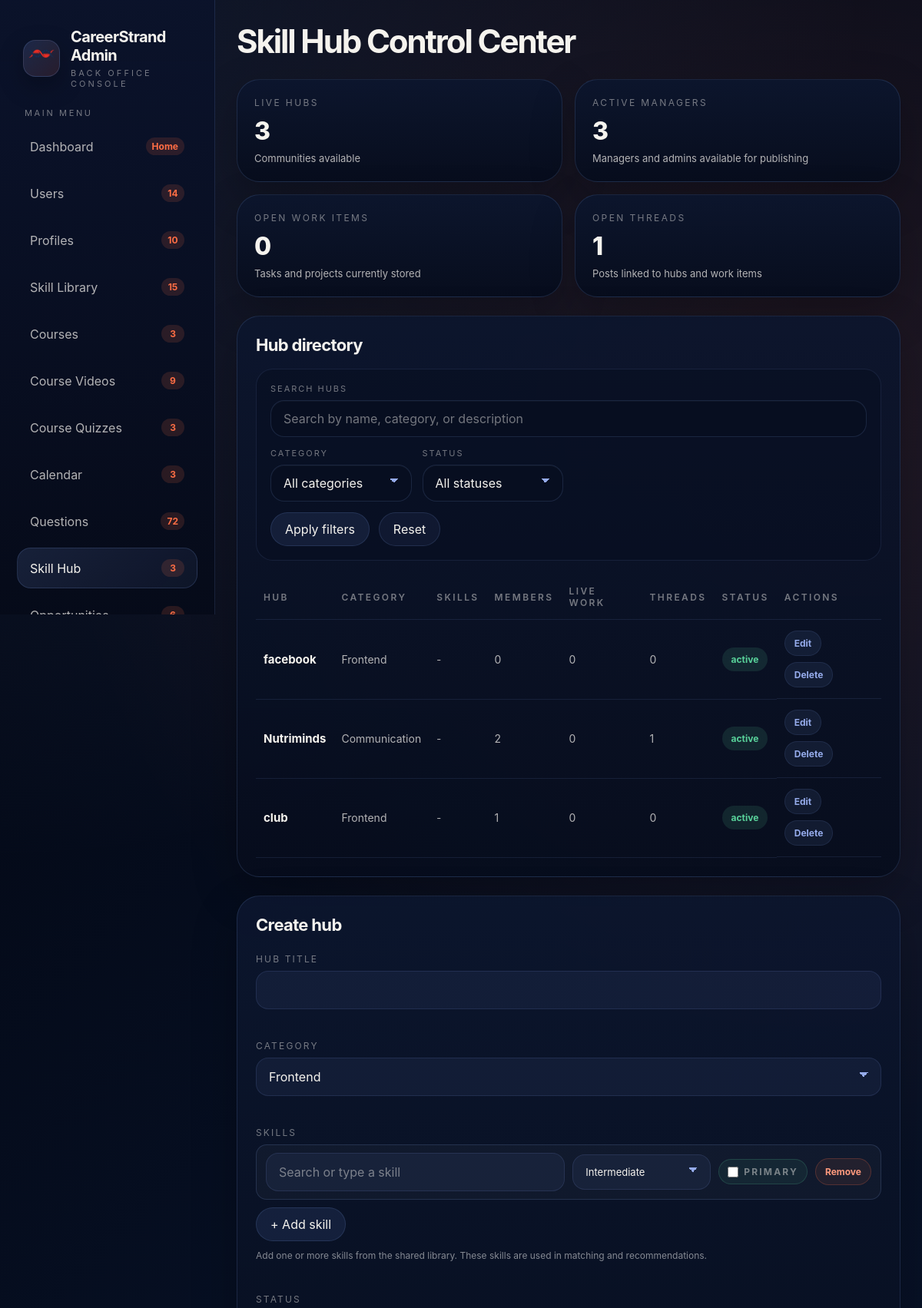
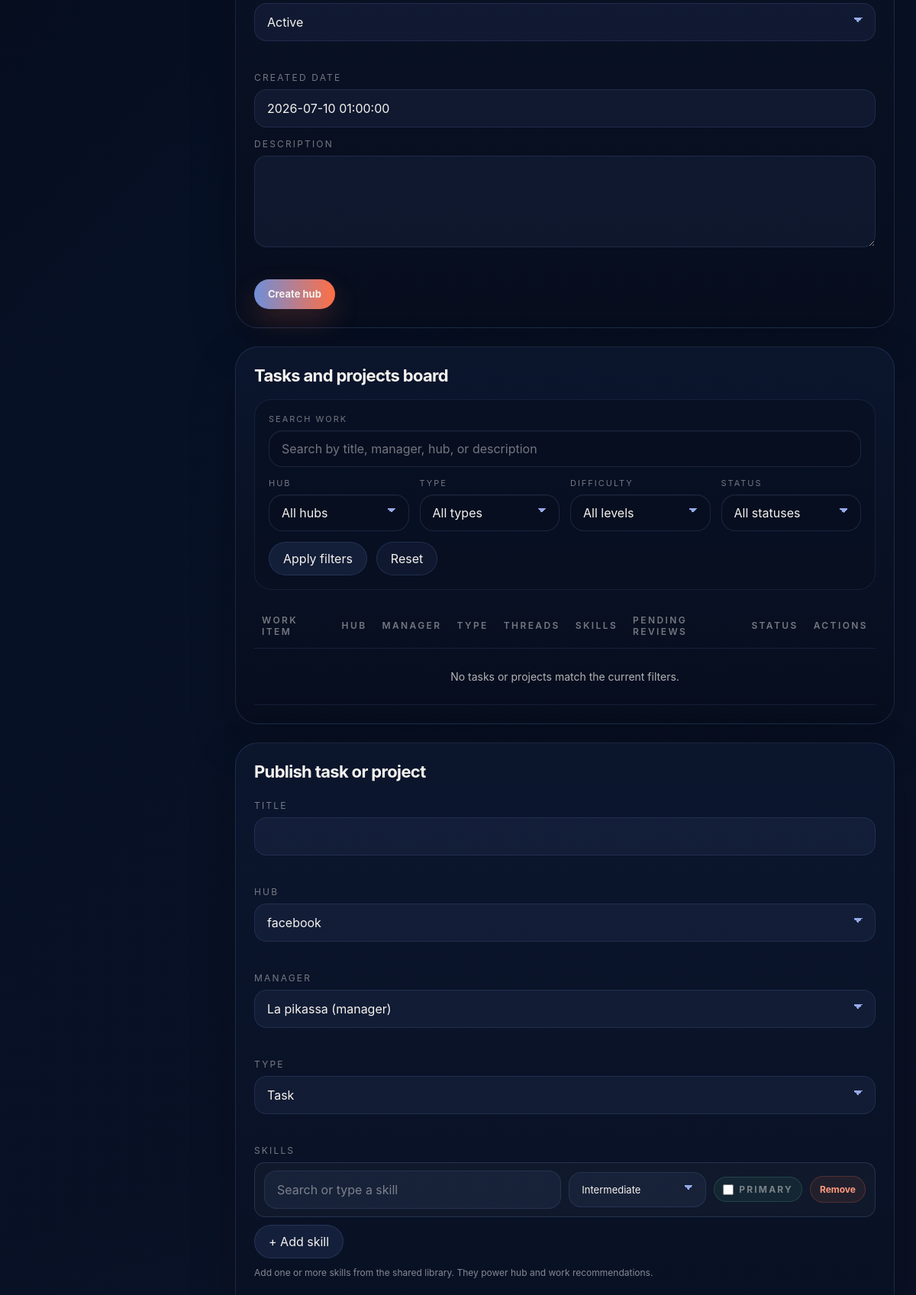
Screenshot of /View/BackOffice/admin-skills.php (signed in, upper part) with the database file from the repository (2 pictures, top to bottom).
### tables this page shows
CREATE TABLE `skill_catalog` (
  `skillCatalogId` int(11) NOT NULL,
  `skillName` varchar(120) NOT NULL,
  `normalizedName` varchar(120) NOT NULL,
  `category` varchar(100) DEFAULT NULL,
  `description` varchar(255) DEFAULT NULL,
  `isActive` tinyint(1) NOT NULL DEFAULT 1,
  `createdBy` int(11) DEFAULT NULL,
  `createdAt` datetime NOT NULL DEFAULT current_timestamp()
);

CREATE TABLE `skillhub` (
  `groupId` int(11) NOT NULL,
  `name` varchar(255) DEFAULT NULL,
  `category` varchar(100) DEFAULT NULL,
  `description` varchar(255) DEFAULT NULL,
  `skillFocus` varchar(120) DEFAULT NULL,
  `createdAt` date DEFAULT NULL,
  `status` varchar(50) DEFAULT NULL
);

### View/backoffice/admin-skills.php (the view, shortened to what the rows shown need)
<?php
require_once __DIR__ . '/../../config.php';
require_once __DIR__ . '/../../Controller/SkillHubCoreController.php';
require_once __DIR__ . '/../../Controller/SkillHubEngagementController.php';
$coreController = new SkillHubCoreController();
$engagementController = new SkillHubEngagementController();
$pdo = config::getConnexion();
function h(?string $value): string
{
    return htmlspecialchars((string) $value, ENT_QUOTES, 'UTF-8');
}
function renderSkillChips(?string $value): string
{
    $raw = trim((string) $value);
    if ($raw === '') {
        return '<span class="subtle">-</span>';
    }
    $skills = [];
    $chips = array_map(static function (string $skill): string {
        return '<span class="skill-chip">' . h($skill) . '</span>';
    }, $skills);
    return '<div class="skill-chip-list">' . implode('', $chips) . '</div>';
}
$hubRows = $coreController->getAllSkillHubs();
$memberRows = $coreController->getAllGroupMembers();
$workRows = $coreController->getAllChallenges();
$postRows = $engagementController->getAllPosts();
$users = $pdo->query("SELECT userId, fullName, role FROM Users")->fetchAll();
$managers = array_values(array_filter($users, static fn(array $user): bool => in_array(strtolower((string) $user['role']), ['manager', 'admin'], true)));
$memberCounts = [];
foreach ($memberRows as $memberRow) {
    $memberCounts[(int) $memberRow['groupId']] = ($memberCounts[(int) $memberRow['groupId']] ?? 0) + 1;
}
$workCounts = [];
$threadCountsByHub = [];
foreach ($postRows as $postRow) {
    $threadCountsByHub[(int) $postRow['groupId']] = ($threadCountsByHub[(int) $postRow['groupId']] ?? 0) + 1;
}
$hubs = array_map(static function (array $hub) use ($memberCounts, $workCounts, $threadCountsByHub): array {
    $groupId = (int) $hub['groupId'];
    $hub['memberCount'] = $memberCounts[$groupId] ?? 0;
    $hub['workCount'] = $workCounts[$groupId] ?? 0;
    $hub['threadCount'] = $threadCountsByHub[$groupId] ?? 0;
    $hub['skillFocus'] = trim((string) ($hub['skillFocus'] ?? ''));
    return $hub;
}, $hubRows);
$hubSearch = trim((string) ($_GET['hubSearch'] ?? ''));
$hubCategoryFilter = trim((string) ($_GET['hubCategory'] ?? ''));
$hubStatusFilter = trim((string) ($_GET['hubStatus'] ?? ''));
$filteredHubs = array_values(array_filter($hubs, static function (array $hub) use ($hubSearch, $hubCategoryFilter, $hubStatusFilter): bool {
    $matchesSearch = $hubSearch === ''
        || str_contains(
            strtolower(trim(($hub['name'] ?? '') . ' ' . ($hub['description'] ?? '') . ' ' . ($hub['category'] ?? ''))),
            strtolower($hubSearch)
        );
    $matchesCategory = $hubCategoryFilter === '' || strcasecmp((string) ($hub['category'] ?? ''), $hubCategoryFilter) === 0;
    $matchesStatus = $hubStatusFilter === '' || strcasecmp((string) ($hub['status'] ?? ''), $hubStatusFilter) === 0;
    return $matchesSearch && $matchesCategory && $matchesStatus;
}));
$stats = [
    'hubCount' => count($hubRows),
    'managerCount' => count($managers),
    'workCount' => count($workRows),
    'threadCount' => count($postRows),
];
?>
<!DOCTYPE html>
<html lang="en">
<head>
    <link rel="stylesheet" href="assets/css/admin.css">
    <link rel="stylesheet" href="assets/css/skill-multi.css">
</head>
<body>
    <div class="admin-shell">
        <?php include __DIR__ . '/partials/admin-sidebar.php'; ?>
        <main class="admin-main">
            <header class="page-header">
                <div>
                    <h2>Skill Hub Control Center</h2>
                </div>
            </header>
            <section class="tile-grid">
                <article class="metric-tile">
                    <div class="metric-label">Live Hubs</div>
                    <div class="metric-value"><?= h((string) $stats['hubCount']); ?></div>
                    <div class="metric-sub">Communities available</div>
                </article>
                <article class="metric-tile">
                    <div class="metric-label">Active Managers</div>
                    <div class="metric-value"><?= h((string) $stats['managerCount']); ?></div>
                    <div class="metric-sub">Managers and admins available for publishing</div>
                </article>
                <article class="metric-tile">
                    <div class="metric-label">Open Threads</div>
                    <div class="metric-value"><?= h((string) $stats['threadCount']); ?></div>
                    <div class="metric-sub">Posts linked to hubs and work items</div>
                </article>
            </section>
            <section class="split-grid" style="margin-top: 24px;">
                <article class="panel">
                    <table>
                        <thead>
                            <tr>
                                <th>Hub</th>
                                <th>Category</th>
                                <th>Skills</th>
                                <th>Members</th>
                                <th>Live work</th>
                                <th>Threads</th>
                                <th>Status</th>
                                <th>Actions</th>
                            </tr>
                        </thead>
                        <tbody>
                            <?php if (empty($filteredHubs)) { ?>
                                <tr>
                                    <td colspan="8" class="empty-cell">No hubs match the current filters.</td>
                                </tr>
                            <?php } else { ?>
                                <?php foreach ($filteredHubs as $hub) { ?>
                                    <tr>
                                        <td><strong><?= h($hub['name']); ?></strong></td>
                                        <td><?= h($hub['category']); ?></td>
                                        <td><?= renderSkillChips($hub['skillFocus'] ?? null); ?></td>
                                        <td><?= h((string) $hub['memberCount']); ?></td>
                                        <td><?= h((string) $hub['workCount']); ?></td>
                                        <td><?= h((string) $hub['threadCount']); ?></td>
                                        <td>
                                            <span class="status-chip <?= strtolower((string) $hub['status']) === 'active' ? 'status-published' : 'status-draft'; ?>">
                                                <?= h($hub['status']); ?>
                                            </span>
                                        </td>
                                        <td class="table-actions">
                                            <a class="link-btn" href="?editHub=<?= (int) $hub['groupId']; ?>">Edit</a>
                                            <form method="POST">
                                                <button class="link-btn" type="submit">Delete</button>
                                            </form>
                                        </td>
                                    </tr>
                                <?php } ?>
                            <?php } ?>
                        </tbody>
                    </table>
                </article>
            </section>
            <section class="split-grid" style="margin-top: 24px;">
                <article class="panel">
                    <table>
                        <thead>
                            <tr>
                                <th>Work item</th>
                                <th>Hub</th>
                                <th>Manager</th>
                                <th>Type</th>
                                <th>Threads</th>
                                <th>Skills</th>
                                <th>Pending reviews</th>
                                <th>Status</th>
                                <th>Actions</th>
                            </tr>
                        </thead>
                    </table>
                </article>
            </section>
        </main>
    </div>
</body>
</html>

### rows the page displays
skill_catalog: skillCatalogId "3", isActive "1"
skillhub: name "facebook", category "Frontend", memberCount "0", workCount "0", threadCount "0", status "active"
skillhub: name "Nutriminds", category "Communication", memberCount "2", workCount "0", threadCount "1", status "active"
skillhub: name "club", category "Frontend", memberCount "1", workCount "0", threadCount "0", status "active"

### other values shown
$adminSidebarEscape($adminSidebarItem['label']) "Dashboard"
$adminSidebarEscape($adminSidebarBadge) "Home"
$adminSidebarEscape($adminSidebarItem['label']) "Users"
$adminSidebarEscape($adminSidebarBadge) "14"
$adminSidebarEscape($adminSidebarItem['label']) "Profiles"
$adminSidebarEscape($adminSidebarBadge) "10"
$adminSidebarEscape($adminSidebarItem['label']) "Skill Library"
$adminSidebarEscape($adminSidebarBadge) "15"
$adminSidebarEscape($adminSidebarItem['label']) "Courses"
$adminSidebarEscape($adminSidebarBadge) "3"
$adminSidebarEscape($adminSidebarItem['label']) "Course Videos"
$adminSidebarEscape($adminSidebarBadge) "9"
$adminSidebarEscape($adminSidebarItem['label']) "Course Quizzes"
$adminSidebarEscape($adminSidebarItem['label']) "Calendar"
$adminSidebarEscape($adminSidebarItem['label']) "Questions"
